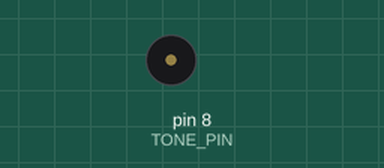
Bench run of a sketch on a simulated Arduino Uno, built with avr-gcc and run on an emulated ATmega328P. Shown: buzzer (waves = sounding).

Above: at 0.1 s.
At 2.4 s:
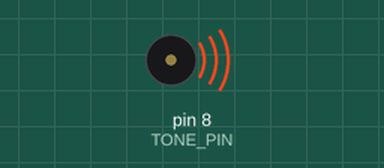
Timing chart, 0 to 40.0 s (numbered marks = the images above):
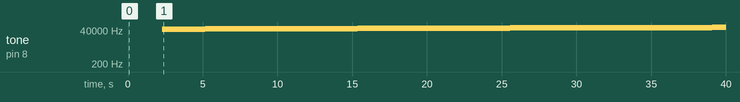

The sketch:

auditive-repellent.ino
```cpp
// --------------
// | ULTRASOUND |
// --------------
// Frequencies higher than the upper audible limit of human hearing.
// Approximately 20 kHz for healthy young adults.
// Ultrasound devices operate with frequencies from 20 kHz up to several gigahertz.
// source: https://en.wikipedia.org/wiki/Ultrasound

struct HearingRange {
  char* species;
  long lo;
  long hi;
  bool enabled;
};

HearingRange HEARING_RANGE_LIST[] = {
  // {"Tuna"              ,    50,   1100, false},
  {"Chicken"           ,   125,   2000, false},
  // {"Goldfish"          ,    20,   3000, false},
  // {"Bullfrog"          ,   100,   3000, false},
  // {"Catfish"           ,    50,   4000, false},
  {"Tree frog"         ,    50,   4000, false},
  {"Canary"            ,   250,   8000, false},
  {"Cockatiel"         ,   250,   8000, false},
  {"Parakeet"          ,   200,   8500, false},
  // {"Elephant"          ,    17,  10500, false},
  {"Owl"               ,   200,  12000, false},
  {"Human"             ,    31,  19000, false},
  // {"Chinchilla"        ,    52,  33000, false},
  // {"Horse"             ,    55,  33500, false},
  // {"Cow"               ,    23,  35000, false},
  // {"Raccoon"           ,   100,  40000, false},
  // {"Sheep"             ,   125,  42500, false},
  {"Dog"               ,    64,  44000, false},
  // {"Ferret"            ,    16,  44000, false},
  {"Hedgehog"          ,   250,  45000, false},
  // {"Guinea pig"        ,    47,  49000, false},
  // {"Rabbit"            ,    96,  49000, false},
  // {"Sea lion"          ,   200,  50000, false},
  // {"Gerbil"            ,    56,  60000, false},
  // {"Opossum"           ,   500,  64000, false},
  {"Albino rat"        ,   390,  72000, true},
  {"Hooded rat"        ,   530,  75000, true},
  {"Cat"               ,    55,  77000, true},
  {"Mouse"             ,   900,  79000, true},
  {"Little brown bat"  , 10300, 115000, false},
  // {"Beluga whale"      ,  1000, 123000, false},
  // {"Bottlenose dolphin",   150, 150000, false},
  // {"Porpoise"          ,    75, 150000, false},
};
// source: https://commons.wikimedia.org/wiki/File:Animal_hearing_frequency_range.svg

int HEARING_RANGE_LIST_SIZE = sizeof(HEARING_RANGE_LIST) / sizeof(HEARING_RANGE_LIST[0]);

int TONE_PIN = 8;
long TONE_DURATION = 1000;

unsigned long prevTime, elapsedTime, toneTimer = 0;
long toneRange[2] = { -1, -1}, toneCurr;

void setup() {
  prevTime = millis();
  HearingRange currHR;

  // Set lowest and highest frequencies from data
  for (int i = 0; i < HEARING_RANGE_LIST_SIZE; i++) {
    currHR = HEARING_RANGE_LIST[i];
    if (toneRange[0] == -1 || currHR.lo < toneRange[0]) {
      toneRange[0] = currHR.lo;
    }
    if (toneRange[1] == -1 || currHR.hi > toneRange[1]) {
      toneRange[1] = currHR.hi;
    }
  }

  // Exclude disabled ranges
  for (int i = 0; i < HEARING_RANGE_LIST_SIZE; i++) {
    currHR = HEARING_RANGE_LIST[i];
    if (currHR.enabled) continue;
    if (toneRange[0] < currHR.hi && currHR.hi < toneRange[1]) {
      toneRange[0] = currHR.hi;
    }
    if (toneRange[0] < currHR.lo && currHR.lo < toneRange[1]) {
      toneRange[1] = currHR.lo;
    }
  }

  toneCurr = toneRange[0];
}

void loop() {
  elapsedTime = millis() - prevTime;
  prevTime = millis();
  toneTimer += elapsedTime;
  if (toneTimer >= TONE_DURATION) {
    toneTimer -= TONE_DURATION;
    toneCurr += 1000;
    if (toneCurr > toneRange[1]) toneCurr = toneRange[0];
    tone(TONE_PIN, toneCurr);
  }
}
```

Measured:
- by itself, tone on pin 8 (TONE_PIN): plays 46000 Hz for 2.9 s, 47000 Hz for 2.1 s, 48000 Hz for 2.6 s, 49000 Hz for 2.2 s, 50000 Hz for 3.4 s, 51000 Hz for 2.1 s … (15 notes in this stretch)
